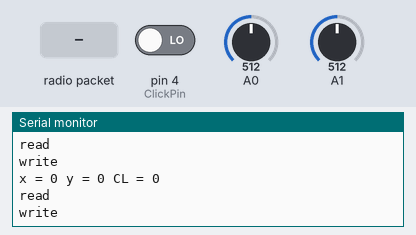
Recording of a sketch running on a simulated Arduino Uno, built with avr-gcc and run on an emulated ATmega328P. Shown: the last lines printed to the serial monitor. The inputs (shaded band) are chosen by the test bench; at power-on: A0 = 512, A1 = 512, pin 4 (ClickPin) LOW. No radio packets arrive unless stated; the modem accepts every AT command (registered, SIM ready, sends succeed) and sends nothing else.

Above: at 20.3 s.
20.4 s: A0 set to 716
At 20.51 s:
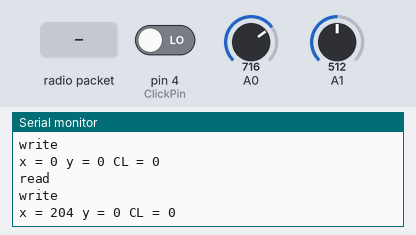
21.9 s: A1 set to 556
At 21.91 s:
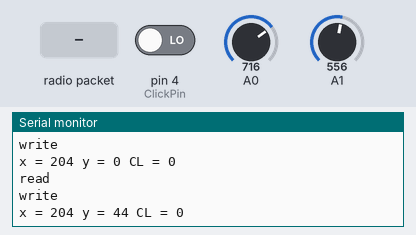
24.9 s: pin 4 (ClickPin) driven HIGH
At 25.05 s:
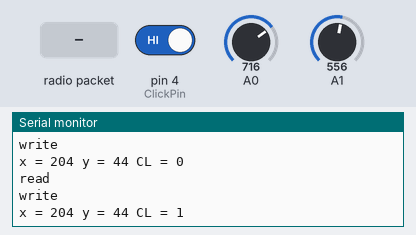

The sketch:

joy_stick.ino
```cpp
#include <SPI.h>
#include <nRF24L01.h>
#include <RF24.h>
#include <SoftwareSerial.h>
#define DEBUG true

SoftwareSerial esp8266(2,3); // make RX Arduino line is pin 2, make TX Arduino line is pin 3.
                          // This means that you need to connect the TX line from the esp to the Arduino's pin 2
                          // and the RX line from the esp to the Arduino's pin 3


RF24 radio(7, 8); // CNS, CE
int ClickPin = 4;
const byte address[6] = "00001";

void setup() {
  // put your setup code here, to run once:
  pinMode(A0, INPUT);
  pinMode(A1, INPUT);
  pinMode(ClickPin, INPUT);
  Serial.begin(9600);
  Serial.println("Start: ");

  radio.begin();
  radio.openWritingPipe(address);
  radio.setPALevel(RF24_PA_MIN);
  radio.stopListening();

  esp8266.begin(9600); // your esp's baud rate might be different

  Serial.print("123123123123");

  sendCommand("AT+RST\r\n",2000,DEBUG); // reset module
  sendCommand("AT+CWMODE=1\r\n",1000,DEBUG); // configure as access point
  sendCommand("AT+CWJAP=\"iGEM_HQ\",\"igemnckutainnan\"\r\n",3000,DEBUG);
  delay(10000);
  sendCommand("AT+CIFSR\r\n",1000,DEBUG); // get ip address
  sendCommand("AT+CIPMUX=1\r\n",1000,DEBUG); // configure for multiple connections
  sendCommand("AT+CIPSERVER=1,80\r\n",1000,DEBUG); // turn on server on port 80

  Serial.println("write");
}

void loop() {
  // put your main code here, to run repeatedly:


  int x = analogRead(A0) - 512;
  int y = analogRead(A1) - 512;

  // Regulized the zero of controller
  if (x < 30 && x > -30) {
    x = 0;
  }
  if (y < 30 && y > -30) {
    y = 0;
  }

  boolean Click = digitalRead(ClickPin);
  Serial.print("x = ");
  Serial.print(x);
  Serial.print(" y = ");
  Serial.print(y);
  Serial.print(" CL = ");
  Serial.println(Click);


    String tex = String(x, DEC) + "," + String(y, DEC) + "," + String(Click, DEC);
    char text[15];
    tex.toCharArray(text, 15);
    radio.write(&text, sizeof(text));

    radio.openReadingPipe(0, address);
    radio.setPALevel(RF24_PA_MIN);
    radio.startListening();

    Serial.println("read");
    delay(70);

    if (radio.available()) {
      char tex[32] = "";
      radio.read(&tex, sizeof(tex));
      Serial.println(tex);
    }

    radio.openWritingPipe(address);
    radio.setPALevel(RF24_PA_MIN);
    radio.stopListening();
    Serial.println("write");


  if (Click) {
    String tex = String(x, DEC) + "," + String(y, DEC) + "," + String(Click, DEC);
    char text[15];
    tex.toCharArray(text, 15);
    radio.write(&text, sizeof(text));

    radio.openReadingPipe(0, address);
    radio.setPALevel(RF24_PA_MIN);
    radio.startListening();

    Serial.println("read");
    delay(50);

    if (radio.available()) {
      char tex[32] = "";
      radio.read(&tex, sizeof(tex));
      Serial.println(tex);
    }

    radio.openWritingPipe(address);
    radio.setPALevel(RF24_PA_MIN);
    radio.stopListening();
    Serial.println("write");
  }
  else {
    String tex = String(x, DEC) + "," + String(y, DEC) + "," + String(Click, DEC);
    char text[15];
    tex.toCharArray(text, 15);
    radio.write(&text, sizeof(text));
    delay(100);
  }
}

/*
* Name: sendData
* Description: Function used to send data to ESP8266.
* Params: command - the data/command to send; timeout - the time to wait for a response; debug - print to Serial window?(true = yes, false = no)
* Returns: The response from the esp8266 (if there is a reponse)
*/
String sendData(String command, const int timeout, boolean debug)
{
    String response = "";

    int dataSize = command.length();
    char data[dataSize];
    command.toCharArray(data,dataSize);

    esp8266.write(data,dataSize); // send the read character to the esp8266
    if(debug)
    {
      Serial.println("\r\n====== HTTP Response From Arduino ======");
      Serial.write(data,dataSize);
      Serial.println("\r\n========================================");
    }

    long int time = millis();

    while( (time+timeout) > millis())
    {
      while(esp8266.available())
      {

        // The esp has data so display its output to the serial window
        char c = esp8266.read(); // read the next character.
        response+=c;
      }
    }

    if(debug)
    {
      Serial.print(response);
    }

    return response;
}

/*
* Name: sendHTTPResponse
* Description: Function that sends HTTP 200, HTML UTF-8 response
*/
void sendHTTPResponse(int connectionId, String content)
{

     // build HTTP response
     String httpResponse;
     String httpHeader;
     // HTTP Header
     httpHeader = "HTTP/1.1 200 OK\r\nContent-Type: text/html; charset=UTF-8\r\n";
     httpHeader += "Content-Length: ";
     httpHeader += content.length();
     httpHeader += "\r\n";
     httpHeader +="Connection: close\r\n\r\n";
     httpResponse = httpHeader + content + " "; // There is a bug in this code: the last character of "content" is not sent, I cheated by adding this extra space
     sendCIPData(connectionId,httpResponse);
}

/*
* Name: sendCIPDATA
* Description: sends a CIPSEND=<connectionId>,<data> command
*
*/
void sendCIPData(int connectionId, String data)
{
   String cipSend = "AT+CIPSEND=";
   cipSend += connectionId;
   cipSend += ",";
   cipSend +=data.length();
   cipSend +="\r\n";
   sendCommand(cipSend,1000,DEBUG);
   sendData(data,1000,DEBUG);
}

/*
* Name: sendCommand
* Description: Function used to send data to ESP8266.
* Params: command - the data/command to send; timeout - the time to wait for a response; debug - print to Serial window?(true = yes, false = no)
* Returns: The response from the esp8266 (if there is a reponse)
*/
String sendCommand(String command, const int timeout, boolean debug)
{
    String response = "";

    esp8266.print(command); // send the read character to the esp8266

    long int time = millis();

    while( (time+timeout) > millis())
    {
      while(esp8266.available())
      {

        // The esp has data so display its output to the serial window
        char c = esp8266.read(); // read the next character.
        response+=c;
      }
    }

    if(debug)
    {
      Serial.print(response);
    }

    return response;
}
```

Measured:
- after the input at 20.4 s, the serial monitor: prints a new line after 0.11 s (image 1)
- after the input at 21.9 s, the serial monitor: prints a new line at once (image 2)
- after the input at 24.9 s, the serial monitor: prints a new line after 0.15 s (image 3)
